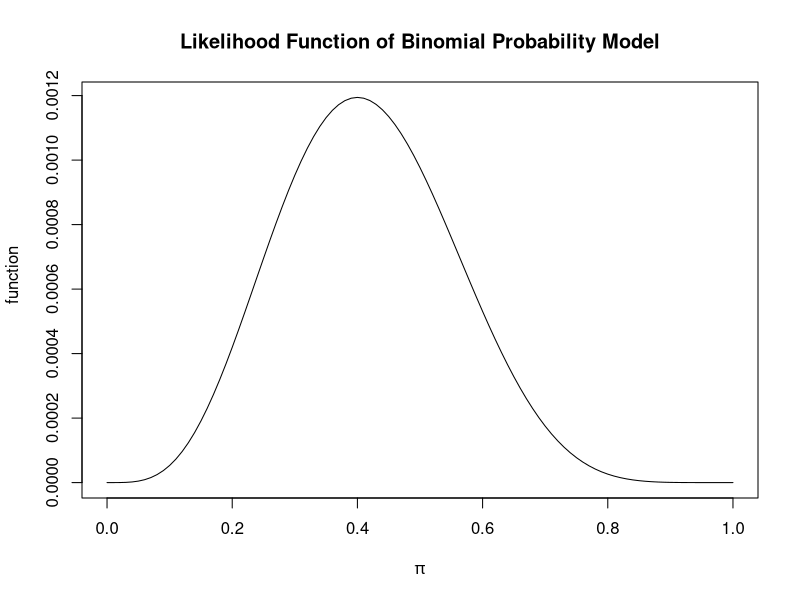

Write the R code that produced this figure.
sum.y <- 4
n <- 10
#different values of pi

pi <- c(0.2,0.3,0.35,0.39,0.4,0.41,0.5)
Lik <- pi^sum.y*(1-pi)^(n-sum.y)
data.frame(pi, Lik)

#likelihood function plot
curve(expr = x^sum.y*(1-x)^(n-sum.y), xlim = c(0,1),
      xlab = expression(pi), ylab = "Likelihood
      function", main = "Likelihood Function of Binomial Probability Model")
